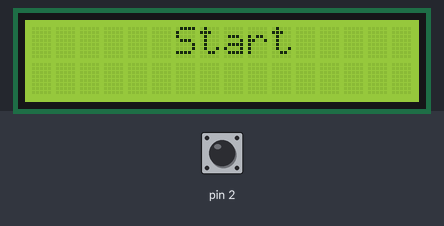
The sketch below on a simulated Arduino Uno, built with avr-gcc and run on an emulated ATmega328P. On the bench: 16×2 character LCD. Inputs (shaded band) come from the test bench; at power-on: pin 2 HIGH. Random numbers use the default seed unless the sketch sets one.

Above: at 1.2 s.
1.3 s: pin 2 pulled LOW for 0.15 s
At 1.47 s:
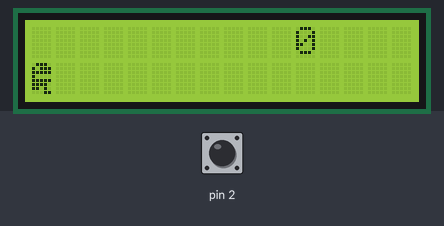
3.1 s: pin 2 pulled LOW for 1 s
At 3.35 s:
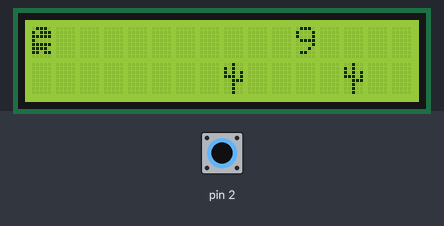
5.6 s: pin 2 pulled LOW for 3.2 s
At 7.31 s:
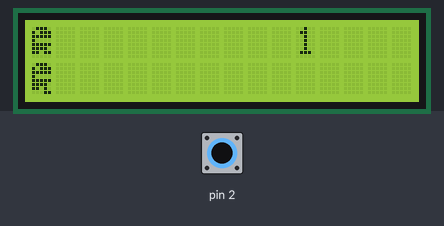
10.3 s: pin 2 pulled LOW for 0.15 s
At 12.5 s:
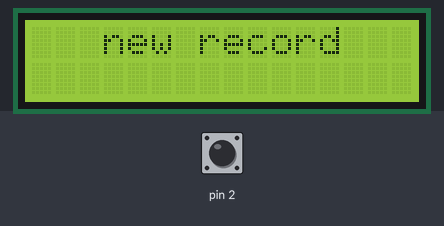
13.4 s: pin 2 pulled LOW for 1 s
At 18.8 s:
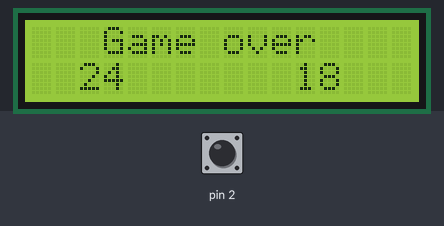

Measured:
- after the input at 1.3 s, the display: first changes at once (image 1 shows a later state)
- what the display in image 4 shows lasts 0.5 s, from 12.1 s to 12.6 s

The sketch:

DINO.ino
```cpp
//#include <LiquidCrystal.h>

#include <LiquidCrystal_I2C.h> // подключаем библиотеку для QAPASS 1602
#include <Wire.h> // библиотека для управления устройствами по I2C
LiquidCrystal_I2C LCD(0x27, 16, 2); // присваиваем имя LCD для дисплея

int x;
int x1 = -1;
int x2 = -1;
int x3 = -1;
int x4 = -1;
int x5;
int x6 = 100;// delay();
int a1;
int a2;
int a3;
int a4;
int a5;
int y;
int y1 = 1;
int y2 = 2;
int y3 = 1;
int y4;
int y5;
int xx;

byte  dino1[8] = {
  0b01110,
  0b10111,
  0b11111,
  0b10000,
  0b11111,
  0b11110,
  0b10011,
  0b11000
};

byte  dino2[8] = {
  0b01110,
  0b10111,
  0b11111,
  0b10000,
  0b11111,
  0b11110,
  0b11010,
  0b00011
};

byte  dino3[8] = {
  0b01110,
  0b10111,
  0b11111,
  0b10000,
  0b11111,
  0b11110,
  0b11011,
  0b00000
};

byte  cactus[8] = {
  0b00100,
  0b10100,
  0b10101,
  0b11101,
  0b00111,
  0b00100,
  0b00100,
  0b00100
};


void setup() {
  pinMode(2,INPUT_PULLUP);
  LCD.init(); // инициализация LCD дисплея
  LCD.backlight(); // включение подсветки дисплея
  LCD.createChar(1, dino1);// put your setup code here, to run once:
  LCD.createChar(2, dino2);
  LCD.createChar(3, dino3);
  LCD.createChar(4, cactus);
  Serial.begin(9600);
  randomSeed(analogRead(0));
}

void loop() {
if(y == 0){
  LCD.setCursor(6,0);
  LCD.print("Start");
if(digitalRead(2) == 0){
  LCD.clear();
  y = 1;
  }
}

if(y == 1){
if(y5 == 1){
  if(digitalRead(2) == 1 || y4 > 5){
  y1 = 1;
  y2 = 2;
  y3 = 1;
  y4 = 0;
  y5 = 0;
}

if(digitalRead(2) == 0){
  y1 = 3;
  y2 = 3;
  y3 = 0;
  y4++;
}
}
  if(a5 == 0){
     a1 = random(0, 3);
     a2 = random(6, 9);
     a3 = random(12, 15);
     a4 = random(18, 21);
     a5 = 5;
  }

  if(a5 == 1){
     a1 = random(0, 3);
     a5 = 5;
  }
  if(a5 == 2){
    a2 = random(6, 9);
    a5 = 5;
  }
  if(a5 == 3){
    a3 = random(12, 11);
    a5 = 5;
  }
  if(a5 == 4){
    a4 = random(12, 15);
    a5 = 5;
  }

  if(x == 0){
    a5 = 0;
  }


  LCD.setCursor(15 - x1,1);
  LCD.print(char(4));
  LCD.setCursor(15 - x2,1);
  LCD.print(char(4));
  LCD.setCursor(15 - x3,1);
  LCD.print(char(4));
  LCD.setCursor(15 - x4,1);
  LCD.print(char(4));
  x++;
  LCD.setCursor(11,0);
  LCD.print(x5++);
  LCD.setCursor(0,y3);
  LCD.print(char(y1));
  delay(x6);
  LCD.setCursor(0,y3);
  LCD.print(char(y2));
  delay(x6);
  if(y5 == 0){
    y5 = 1;
  }


  if(x % 5 == 0 && x6 > 50){
    x6--;
  }

  if(x > a1){
    LCD.clear();
    x1++;
  }

  if(x > a2){
    x2++;
  }

  if(x > a3){
    x3++;
  }

  if(x > a4){
    x4++;
  }

  if(x1 == 16){
    LCD.setCursor(0,1);
    LCD.print(" ");
    x1 = random(-3, 0);
  }

  if(x2 == 16){
    LCD.setCursor(0,1);
    LCD.print(" ");
    x2 = random(-2, 0);
  }

  if(x3 == 16){
    LCD.setCursor(0,1);
    LCD.print(" ");
    x3 = random(-1, 0);
  }

  if(x4 == 16){
    LCD.setCursor(0,1);
    LCD.print(" ");
    x4 = 0;
  }

  if(y3 == 1 && x1 == 15){
     y = 2;
  }
  if(y3 == 1 && x2 == 15){
     y = 2;
  }
  if(y3 == 1 && x3 == 15){
     y = 2;
  }
  if(y3 == 1 && x4 == 15){
     y = 2;
  }
  if(y3 == 0 && x1 == !15){
     y = 1;
  }
  if(y3 == 0 && x2 == !15){
     y = 1;
  }
  if(y3 == 0 && x3 == !15){
     y = 1;
  }
  if(y3 == 0 && x4 == !15){
     y = 1;
  }

}

if(y == 2){
  LCD.clear();
  y = 3;
}


if(y == 3){
  if(x > xx){
  xx = x;
  LCD.setCursor(3,0);
  LCD.print("new record");
  delay(500);
  LCD.clear();
  delay(500);
  LCD.setCursor(3,0);
  LCD.print("new record");
  delay(500);
  LCD.clear();
  delay(500);
  LCD.setCursor(2,1);
  LCD.print(x);
  }
  else{
  LCD.setCursor(2,1);
  LCD.print(xx);
  }
  LCD.setCursor(11,1);
  LCD.print(x);
  LCD.setCursor(3,0);
  LCD.print("Game over");
  if(digitalRead(2) == 0){
  x = 0;
  x1 = -1;
  x2 = -1;
  x3 = -1;
  x4 = -1;
  x5 = 0;
  x6 = 100;// delay();
  a5 = 0;
  y1 = 1;
  y2 = 2;
  y3 = 1;
  y4 = 0;
  y5 = 0;
  LCD.clear();
  y = 1;
  }
}
}
```
